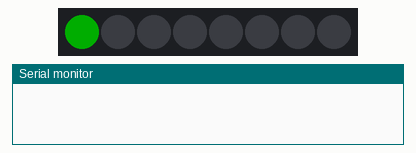
This sketch was run on a simulated ESP32. On the bench: 8 RGB LEDs in strip order, left to right, the last lines printed to the serial monitor. Dim RGB values are drawn brighter than linear; WiFi joins after 1.5 s; servers stay silent unless stated.

Above: at 0.1 s.
At 0.7 s:
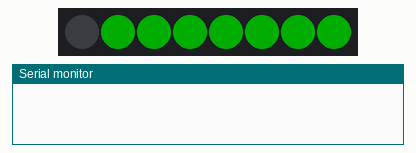
At 1.1 s:
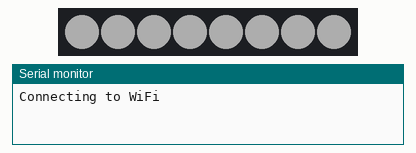
Timing chart, 0 to 2.6 s (numbered marks = the images above):
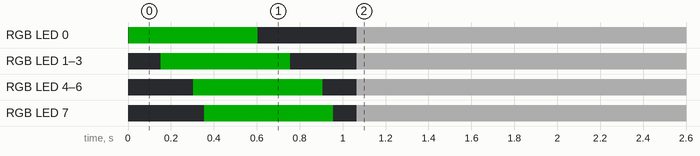

The sketch:

TYPE2.ino
```cpp
#include <WiFi.h>
#include <HTTPClient.h>
#include <FastLED.h>

// Настройки Wi-Fi
const char* ssid = "NTO_MGBOT_CITY";
const char* password = "Terminator812";

// IP адрес вашего компьютера с сервером
const char* serverIP = "192.168.31.105";
const int serverPort = 5000;

const char* deviceId = "34";  // измените на нужный ID

// Настройки RGB ленты
#define LED_PIN        14
#define NUM_LEDS       8
#define LED_TYPE       WS2812B
#define COLOR_ORDER    GRB

CRGB leds[NUM_LEDS];

// Переменные для хранения цвета (используем uint8_t вместо int для экономии памяти)
uint8_t currentR = 0;
uint8_t currentG = 0;
uint8_t currentB = 0;
bool colorChanged = false;

unsigned long lastCheck = 0;
const unsigned long checkInterval = 500;

void setup() {
  Serial.begin(115200);

  // Инициализация RGB ленты
  FastLED.addLeds<LED_TYPE, LED_PIN, COLOR_ORDER>(leds, NUM_LEDS);
  FastLED.setBrightness(50);

  // Упрощенный эффект запуска (меньше кода)
  startupEffect();

  // Подключение к WiFi
  WiFi.begin(ssid, password);
  Serial.print("Connecting to WiFi");
  while (WiFi.status() != WL_CONNECTED) {
    delay(500);
    Serial.print(".");
  }
  Serial.println("\nWiFi connected");
  Serial.print("IP: ");
  Serial.println(WiFi.localIP());
  Serial.print("Device ID: ");
  Serial.println(deviceId);

  // Начальный цвет (белый)
  setColor(255, 255, 255);
}

void loop() {
  if (millis() - lastCheck >= checkInterval) {
    lastCheck = millis();
    checkColorFromServer();
  }

  if (colorChanged) {
    updateLEDs();
    colorChanged = false;
  }

  delay(10);
}

void checkColorFromServer() {
  HTTPClient http;
  String url = "http://";
  url += serverIP;
  url += ":";
  url += serverPort;
  url += "/get_color/";
  url += deviceId;

  http.begin(url);
  int httpCode = http.GET();

  if (httpCode == 200) {
    String response = http.getString();
    response.trim();

    int firstComma = response.indexOf(',');
    int secondComma = response.lastIndexOf(',');

    if (firstComma > 0 && secondComma > firstComma) {
      uint8_t r = response.substring(0, firstComma).toInt();
      uint8_t g = response.substring(firstComma + 1, secondComma).toInt();
      uint8_t b = response.substring(secondComma + 1).toInt();

      if (r != currentR || g != currentG || b != currentB) {
        currentR = r;
        currentG = g;
        currentB = b;
        colorChanged = true;

        Serial.print("New color: RGB(");
        Serial.print(currentR);
        Serial.print(",");
        Serial.print(currentG);
        Serial.print(",");
        Serial.println(currentB);
      }
    }
  } else {
    Serial.print("HTTP error: ");
    Serial.println(httpCode);
  }

  http.end();
}

void updateLEDs() {
  CRGB color(currentR, currentG, currentB);
  for (int i = 0; i < NUM_LEDS; i++) {
    leds[i] = color;
  }
  FastLED.show();
}

void setColor(int r, int g, int b) {
  currentR = r;
  currentG = g;
  currentB = b;
  updateLEDs();
}

void startupEffect() {
  // Зеленые огни по очереди
  for (int i = 0; i < NUM_LEDS; i++) {
    leds[i] = CRGB(0, 255, 0);
    FastLED.show();
    delay(50);
  }

  delay(200);

  // Выключение
  for (int i = 0; i < NUM_LEDS; i++) {
    leds[i] = CRGB(0, 0, 0);
    FastLED.show();
    delay(50);
  }

  // Быстрая пульсация (упрощено)
  for (int b = 0; b < 255; b += 15) {
    FastLED.setBrightness(b);
    fill_solid(leds, NUM_LEDS, CRGB(0, 100, 255));
    FastLED.show();
    delay(3);
  }

  FastLED.setBrightness(50);
  setColor(255, 255, 255);
}
```
